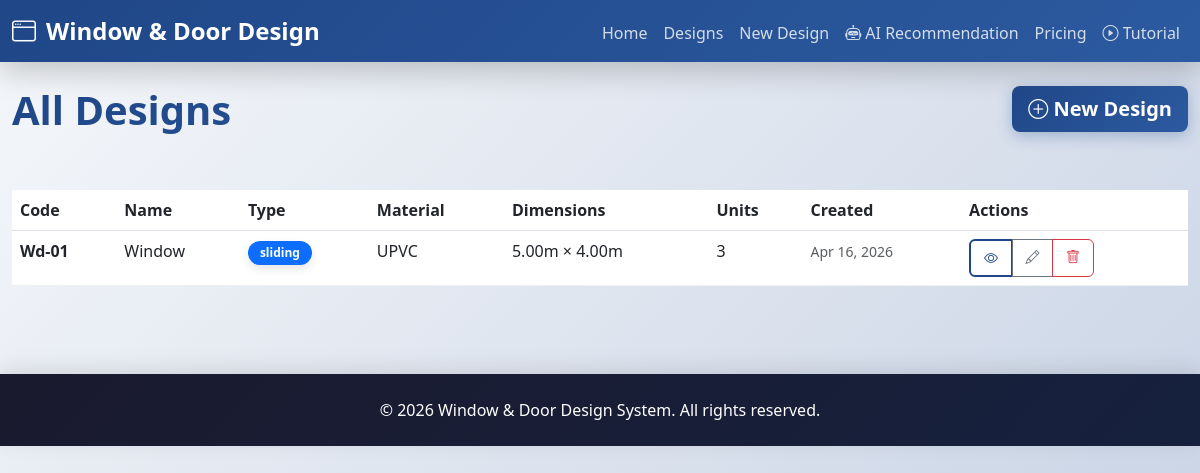
The page /designs/ on the database as committed earlier.
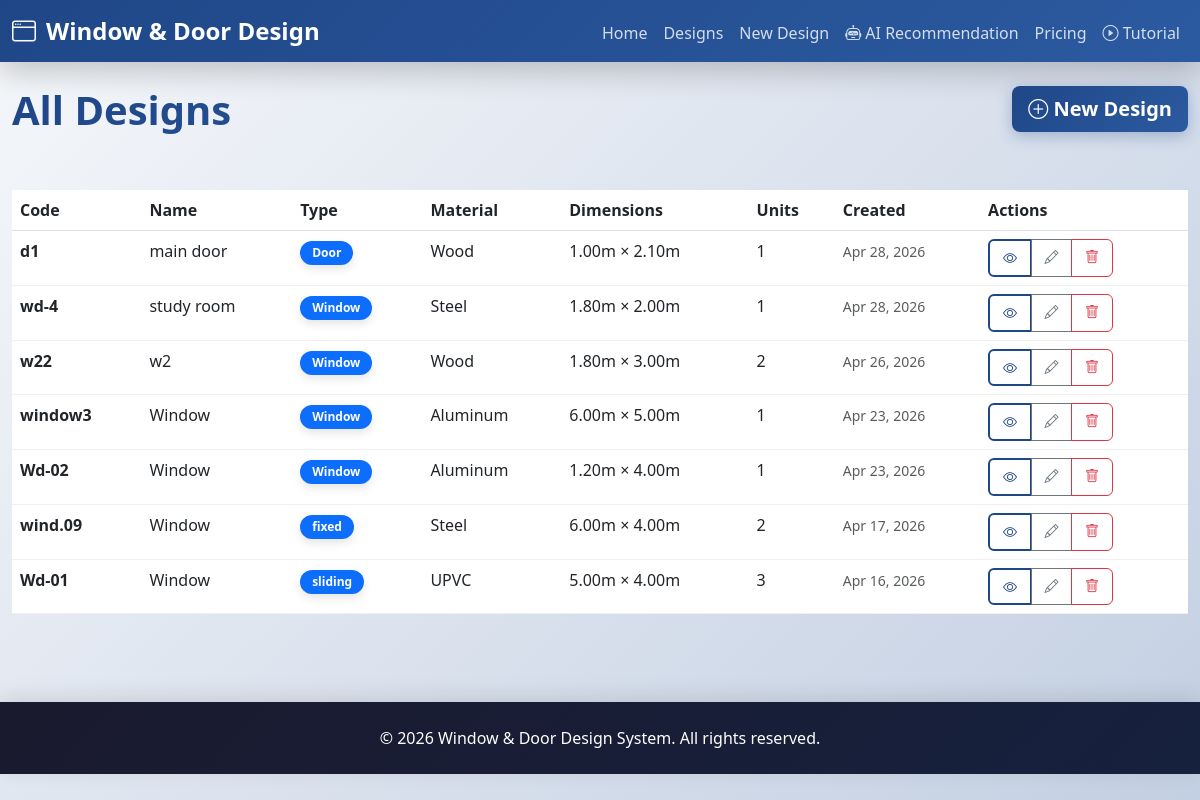
The same page on the database as committed later.
### design_system/models.py (models this page shows, shortened)
class WindowDoorDesign(models.Model):
    TYPE_CHOICES = [
        ('window', 'Window'),
        ('door', 'Door'),
    ]
    GLASS_TYPE_CHOICES = [
        ('clear', 'Clear Glass'),
        ('tinted', 'Tinted Glass'),
        ('frosted', 'Frosted Glass'),
        ('double_glazed', 'Double Glazed'),
        ('tempered', 'Tempered Glass'),
    ]
    FINISH_TYPE_CHOICES = [
        ('anodized', 'Anodized'),
        ('powder_coated', 'Powder Coated'),
        ('raw', 'Raw'),
        ('painted', 'Painted'),
        ('natural_wood', 'Natural Wood'),
    ]
    MATERIAL_CHOICES = [
        ('aluminum', 'Aluminum'),
        ('upvc', 'UPVC'),
        ('steel', 'Steel'),
        ('wood', 'Wood'),
    ]
    name = models.CharField(max_length=100)
    code = models.CharField(max_length=50, unique=True)
    width = models.DecimalField(max_digits=10, decimal_places=2, validators=[MinValueValidator(0.1)])  # in meters
    height = models.DecimalField(max_digits=10, decimal_places=2, validators=[MinValueValidator(0.1)])  # in meters
    type_choice = models.CharField(max_length=20, choices=TYPE_CHOICES)
    glass_type = models.CharField(max_length=20, choices=GLASS_TYPE_CHOICES, null=True, blank=True)
    has_mesh = models.BooleanField(default=False)
    finish_type = models.CharField(max_length=20, choices=FINISH_TYPE_CHOICES)
    number_of_units = models.IntegerField(validators=[MinValueValidator(1)], default=1)
    material = models.CharField(max_length=20, choices=MATERIAL_CHOICES, default='aluminum')
    total_area = models.DecimalField(max_digits=10, decimal_places=4, editable=False, default=0)
    estimated_cost = models.DecimalField(max_digits=15, decimal_places=2, editable=False, default=0)
    created_at = models.DateTimeField(auto_now_add=True)
    updated_at = models.DateTimeField(auto_now=True)
    class Meta:
        verbose_name_plural = "Window/Door Designs"
        ordering = ['-created_at']

### design_system/views.py (the view)
# urls.py: path('designs/', views.design_list, name='design_list'),
def design_list(request):
    designs = WindowDoorDesign.objects.all().order_by('-created_at')
    context = {
        'designs': designs,
        'page_title': 'All Designs',
    }
    return render(request, 'design_list.html', context)

### templates/design_list.html (shortened to what this page needs)
{% extends 'base.html' %}
{% block content %}
<div class="row mb-4">
    <div class="col-md-8">
        <h1 class="page-title">All Designs</h1>
    </div>
    <div class="col-md-4 text-end">
        <a href="{% url 'create_design' %}" class="btn btn-primary btn-lg">
            <i class="bi bi-plus-circle"></i> New Design
        </a>
    </div>
</div>
{% if designs %}
<div class="table-responsive">
    <table class="table table-hover">
        <thead>
            <tr style="background-color: #f8f9fa;">
                <th>Code</th>
                <th>Name</th>
                <th>Type</th>
                <th>Material</th>
                <th>Dimensions</th>
                <th>Units</th>
                <th>Created</th>
                <th>Actions</th>
            </tr>
        </thead>
        <tbody>
            {% for design in designs %}
            <tr>
                <td><strong>{{ design.code }}</strong></td>
                <td>{{ design.name }}</td>
                <td>
                    <span class="badge bg-primary">{{ design.get_type_choice_display }}</span>
                </td>
                <td>{{ design.get_material_display }}</td>
                <td>{{ design.width }}m × {{ design.height }}m</td>
                <td>{{ design.number_of_units }}</td>
                <td>
                    <small class="text-muted">{{ design.created_at|date:"M d, Y" }}</small>
                </td>
                <td>
                    <div class="btn-group btn-group-sm" role="group">
                        <a href="{% url 'design_detail' design.pk %}" class="btn btn-outline-primary" title="View">
                            <i class="bi bi-eye"></i>
                        </a>
                        <a href="{% url 'edit_design' design.pk %}" class="btn btn-outline-secondary" title="Edit">
                            <i class="bi bi-pencil"></i>
                        </a>
                        <a href="{% url 'delete_design' design.pk %}" class="btn btn-outline-danger" title="Delete">
                            <i class="bi bi-trash"></i>
                        </a>
                    </div>
                </td>
            </tr>
            {% endfor %}
        </tbody>
    </table>
</div>
{% endif %}
{% endblock %}

### templates/base.html (shortened to what this page needs)
<!DOCTYPE html>
<html lang="en">
<head>
    {% load static %}
    <link href="https://cdn.jsdelivr.net/npm/bootstrap@5.3.0/dist/css/bootstrap.min.css" rel="stylesheet">
    <link href="https://cdn.jsdelivr.net/npm/bootstrap-icons@1.11.0/font/bootstrap-icons.css" rel="stylesheet">
    <link href="{% static 'css/style.css' %}" rel="stylesheet">
</head>
<body>
    <nav class="navbar navbar-expand-lg navbar-dark">
        <div class="container-fluid">
            <a class="navbar-brand" href="{% url 'home' %}">
                <i class="bi bi-window"></i> Window & Door Design
            </a>
            <div class="collapse navbar-collapse" id="navbarNav">
                <ul class="navbar-nav ms-auto">
                    <li class="nav-item">
                        <a class="nav-link" href="{% url 'home' %}">Home</a>
                    </li>
                    <li class="nav-item">
                        <a class="nav-link" href="{% url 'design_list' %}">Designs</a>
                    </li>
                    <li class="nav-item">
                        <a class="nav-link" href="{% url 'create_design' %}">New Design</a>
                    </li>
                    <li class="nav-item">
                        <a class="nav-link" href="{% url 'get_design_recommendation' %}">
                            <i class="bi bi-robot"></i> AI Recommendation
                        </a>
                    </li>
                    <li class="nav-item">
                        <a class="nav-link" href="{% url 'pricing_rates' %}">Pricing</a>
                    </li>
                    <li class="nav-item">
                        <a class="nav-link" href="{% url 'tutorial' %}">
                            <i class="bi bi-play-circle"></i> Tutorial
                        </a>
                    </li>
                </ul>
            </div>
        </div>
    </nav>
    <main class="py-4">
        <div class="container-fluid">
            {% block content %}{% endblock %}
        </div>
    </main>
    <footer class="bg-dark text-white text-center py-4 mt-5">
        <p class="mb-0">&copy; 2026 Window & Door Design System. All rights reserved.</p>
    </footer>
</body>
</html>

### static/css/style.css (style rules this page uses)
:root { --primary-color: #1f4788; --secondary-color: #2c5aa0; --accent-color: #ff6b6b; --light-bg: #f8f9fa; --success-color: #10b981; --info-color: #3b82f6; }
* { transition: all 0.3s cubic-bezier(0.4, 0, 0.2, 1); }
body { font-family: 'Segoe UI', Tahoma, Geneva, Verdana, sans-serif; background: linear-gradient(135deg, #f5f7fa 0%, #c3cfe2 100%); background-attachment: fixed; min-height: 100vh; }
.navbar { background: linear-gradient(135deg, var(--primary-color) 0%, var(--secondary-color) 100%); box-shadow: 0 10px 30px rgba(0,0,0,0.2); backdrop-filter: blur(10px); }
.navbar-brand { font-weight: 700; font-size: 1.5rem; color: white !important; display: flex; align-items: center; gap: 10px; animation: slideInDown 0.5s ease; }
.nav-link { color: rgba(255,255,255,0.8) !important; position: relative; padding-bottom: 5px !important; font-weight: 500; }
.nav-link::after { content: ''; position: absolute; bottom: 0; left: 0; width: 0; height: 2px; background: white; transition: width 0.3s ease; }
.btn-primary { background: linear-gradient(135deg, var(--primary-color) 0%, var(--secondary-color) 100%); border: none; border-radius: 8px; font-weight: 600; box-shadow: 0 4px 15px rgba(31, 71, 136, 0.3); transition: all 0.3s ease; position: relative; overflow: hidden; }
.btn-primary::before { content: ''; position: absolute; top: 0; left: -100%; width: 100%; height: 100%; background: rgba(255,255,255,0.2); transition: left 0.3s ease; }
.btn-outline-primary { border: 2px solid var(--primary-color); color: var(--primary-color); border-radius: 8px; font-weight: 600; }
.page-title { color: var(--primary-color); margin-bottom: 2rem; font-weight: 700; font-size: 2.5rem; animation: fadeInDown 0.6s ease; background: linear-gradient(135deg, var(--primary-color) 0%, var(--secondary-color) 100%); -webkit-background-clip: text; -webkit-text-fill-color: transparent; background-clip: text; }
.btn-group-sm .btn { padding: 0.4rem 0.8rem; font-size: 0.875rem; border-radius: 6px; transition: all 0.2s ease; }
table { border-collapse: separate; border-spacing: 0; }
table thead tr { background: linear-gradient(135deg, var(--primary-color) 0%, var(--secondary-color) 100%); color: white; font-weight: 600; }
table tbody tr { transition: all 0.3s ease; border-bottom: 1px solid #f0f0f0; }
.badge { padding: 6px 12px; border-radius: 20px; font-weight: 600; box-shadow: 0 4px 10px rgba(0,0,0,0.1); }
footer { background: linear-gradient(135deg, #1a1a2e 0%, #16213e 100%); margin-top: 3rem; box-shadow: 0 -5px 20px rgba(0,0,0,0.1); }

Rows that differ between the two databases and show on the page:
added WindowDoorDesign: code "d1", name "main door", type_choice "Door", material "Wood", width "1.00", height "2.10", number_of_units "1", created_at "Apr 28, 2026"
added WindowDoorDesign: code "wd-4", name "study room", type_choice "Window", material "Steel", width "1.80", height "2.00", number_of_units "1", created_at "Apr 28, 2026"
added WindowDoorDesign: code "w22", name "w2", type_choice "Window", material "Wood", width "1.80", height "3.00", number_of_units "2", created_at "Apr 26, 2026"
added WindowDoorDesign: code "window3", name "Window", type_choice "Window", material "Aluminum", width "6.00", height "5.00", number_of_units "1", created_at "Apr 23, 2026"
added WindowDoorDesign: code "Wd-02", name "Window", type_choice "Window", material "Aluminum", width "1.20", height "4.00", number_of_units "1", created_at "Apr 23, 2026"
added WindowDoorDesign: code "wind.09", name "Window", type_choice "fixed", material "Steel", width "6.00", height "4.00", number_of_units "2", created_at "Apr 17, 2026"
